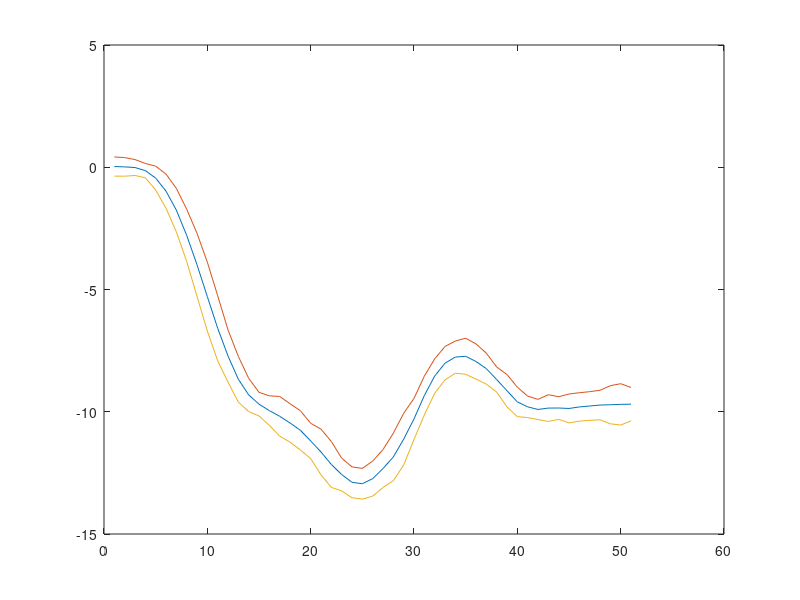

Write the MATLAB code that produced this figure.
close all; clear; clc;

load meanAndStdData.mat
Nsigma = 3;
mass9 = expStats.mass9;

maxVariancePosition = max(sqrt(mass9.AoB_zstd))*1e3
maxVarianceVelocity = max(sqrt(mass9.AoB_zdstd))
maxvarianceAcceleration = max(sqrt(mass9.AoB_zddstd))

figure
plot(mass9.AoB_zddmean)
hold on
plot(mass9.AoB_zddmean+Nsigma*mass9.AoB_zddstd)
plot(mass9.AoB_zddmean-Nsigma*mass9.AoB_zddstd)